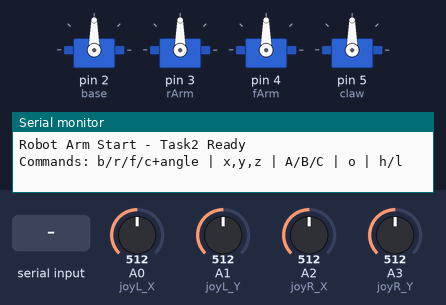
The sketch below on a simulated Arduino Uno, built with avr-gcc and run on an emulated ATmega328P. Shown: 4 × servo, the last lines printed to the serial monitor. Inputs (shaded band) come from the test bench; at power-on: A0 (joyL_X) = 512, A2 (joyR_X) = 512, A1 (joyL_Y) = 512, A3 (joyR_Y) = 512.

Above: at 2.0 s.
2.1 s: A0 (joyL_X) set to 551
3.6 s: A0 (joyL_X) set to 579
At 4.5 s:
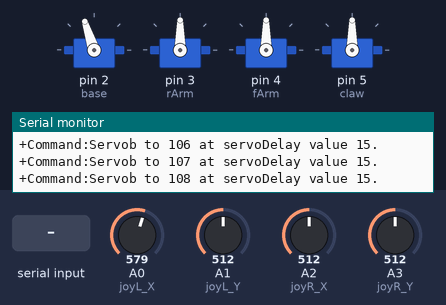
6.6 s: "A" received over Serial
At 6.77 s:
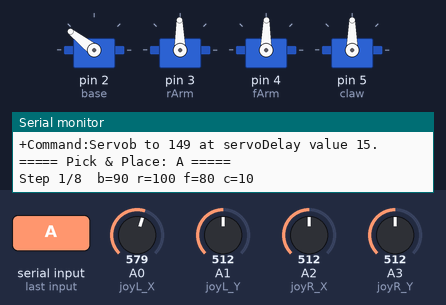
At 9.74 s:
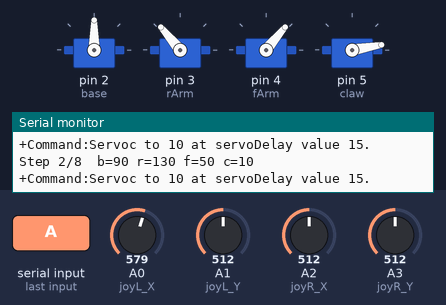
15.6 s: A2 (joyR_X) set to 716
18.6 s: A1 (joyL_Y) set to 548
21.6 s: A1 (joyL_Y) set to 572
At 22.6 s:
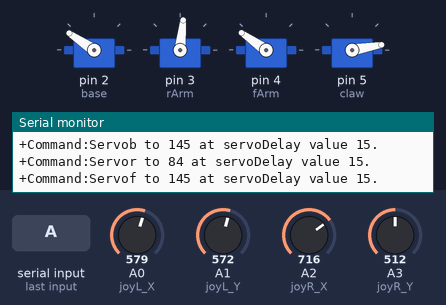
Timing chart, 0 to 27.9 s (numbered marks = the images above; inputs shaded):
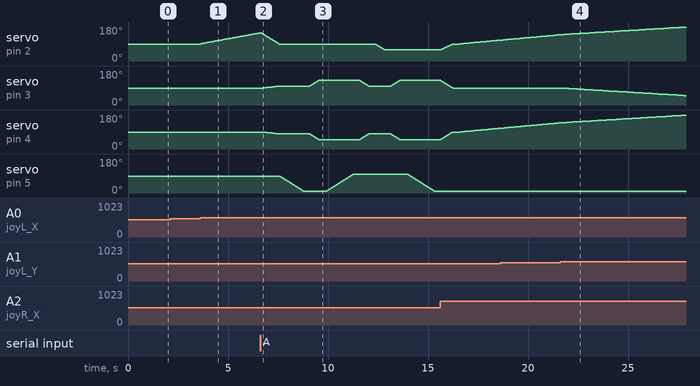

The sketch:

sketch_oct4c.ino
```cpp
#include <Servo.h>     //使用Servo库
Servo base, rArm, fArm, claw;  //创建4个舵机

//存储极限值
const int baseMin = 0;
const int baseMax = 180;
const int rArmMin = 0;
const int rArmMax = 180;
const int fArmMin = 0;
const int fArmMax = 180;
const int clawMin = 0;
const int clawMax = 180;

int DSD = 15;   //默认运动速度，调节运行速度（数值越小越快）

// ====== 摇杆引脚定义 ======
const int joyL_X = A0;   // 左摇杆X → 底座
const int joyL_Y = A1;   // 左摇杆Y → 大臂
const int joyR_X = A2;   // 右摇杆X → 小臂
const int joyR_Y = A3;   // 右摇杆Y → 夹爪

const int joyDeadzone = 50;   // 摇杆死区（中间位置不响应的范围）
const int joyStep = 1;        // 每次摇杆移动的角度步长

// ============================================================
// 任务二：A/B/C 物体搬运动作序列
// 每个数组 8 行 × 4 列
// 列顺序：{底座, 大臂, 小臂, 夹爪}
// 行顺序：1.移到物体上方 2.下降 3.夹爪闭合 4.抬起
//         5.移到放置点上方 6.下降 7.夹爪张开 8.回中
// ⚠️ 角度是占位值，需要实际调试后替换！
// 调试方法：用 b/r/f/c 指令摆好位置，再用 o 查看角度，填到这里
// ============================================================

// 夹爪角度（按最大范围，需要实际调试）
const int clawOpen = 10;    // 夹爪张开角度
const int clawClose = 100;  // 夹爪闭合角度

// ====== 物体A搬运动作（硬币） ======
int actionA[8][4] = {
  { 90, 100, 80, clawOpen},     // 1. 移到A上方
  { 90, 130, 50, clawOpen},     // 2. 下降到A
  { 90, 130, 50, clawClose},    // 3. 夹爪闭合
  { 90, 100, 80, clawClose},    // 4. 抬起
  { 60, 100, 80, clawClose},    // 5. 移到A放置点上方
  { 60, 130, 50, clawClose},    // 6. 下降
  { 60, 130, 50, clawOpen},     // 7. 夹爪张开
  { 90, 90,  90, clawOpen},      // 8. 回中
};

// ====== 物体B搬运动作（笔） ======
int actionB[8][4] = {
  { 70, 100, 80, clawOpen},     // 1. 移到B上方
  { 70, 130, 50, clawOpen},     // 2. 下降到B
  { 70, 130, 50, clawClose},    // 3. 夹爪闭合
  { 70, 100, 80, clawClose},    // 4. 抬起
  { 40, 100, 80, clawClose},    // 5. 移到B放置点上方
  { 40, 130, 50, clawClose},    // 6. 下降
  { 40, 130, 50, clawOpen},     // 7. 夹爪张开
  { 90, 90,  90, clawOpen},      // 8. 回中
};

// ====== 物体C搬运动作（自定义物体） ======
int actionC[8][4] = {
  { 110, 100, 80, clawOpen},    // 1. 移到C上方
  { 110, 130, 50, clawOpen},    // 2. 下降到C
  { 110, 130, 50, clawClose},   // 3. 夹爪闭合
  { 110, 100, 80, clawClose},   // 4. 抬起
  { 120, 100, 80, clawClose},   // 5. 移到C放置点上方
  { 120, 130, 50, clawClose},   // 6. 下降
  { 120, 130, 50, clawOpen},    // 7. 夹爪张开
  { 90, 90,  90, clawOpen},      // 8. 回中
};

void setup() {
  base.attach(2);  //填入你实际接的引脚
  delay(200);
  rArm.attach(3);
  delay(200);
  fArm.attach(4);
  delay(200);
  claw.attach(5);
  delay(200);

  base.write(90);  //初始化
  delay(10);
  fArm.write(90);
  delay(10);
  rArm.write(90);
  delay(10);
  claw.write(90);
  delay(10);

  Serial.begin(9600);
  Serial.println("Robot Arm Start - Task2 Ready");
  Serial.println("Commands: b/r/f/c+angle | x,y,z | A/B/C | o | h/l");
}

// ============================================================
// 舵机指令函数
// servoName: 'b'底座 'r'大臂 'f'小臂 'c'夹爪
// toPos: 目标角度
// servoDelay: 每步延时(ms)
// ============================================================
void servoCmd(char servoName, int toPos, int servoDelay) {
  int fromPos;  // 当前角度
  int i;

  Serial.println("");
  Serial.print("+Command:Servo");
  Serial.print(servoName);
  Serial.print(" to ");
  Serial.print(toPos);
  Serial.print(" at servoDelay value ");
  Serial.print(servoDelay);
  Serial.println(".");

  switch (servoName) {
    case 'b':
      if (toPos < baseMin || toPos > baseMax) {
        Serial.println("+Warning:Base Servo Value Out Of Limit!");
        return;
      }
      fromPos = base.read();
      if (fromPos <= toPos) {
        for (i = fromPos; i <= toPos; i++) { base.write(i); delay(servoDelay); }
      } else {
        for (i = fromPos; i >= toPos; i--) { base.write(i); delay(servoDelay); }
      }
      break;

    case 'c':
      if (toPos < clawMin || toPos > clawMax) {
        Serial.println("+Warning:Claw Servo Value Out Of Limit!");
        return;
      }
      fromPos = claw.read();
      if (fromPos <= toPos) {
        for (i = fromPos; i <= toPos; i++) { claw.write(i); delay(servoDelay); }
      } else {
        for (i = fromPos; i >= toPos; i--) { claw.write(i); delay(servoDelay); }
      }
      break;

    case 'f':
      if (toPos < fArmMin || toPos > fArmMax) {
        Serial.println("+Warning:fArm Servo Value Out Of Limit!");
        return;
      }
      fromPos = fArm.read();
      if (fromPos <= toPos) {
        for (i = fromPos; i <= toPos; i++) { fArm.write(i); delay(servoDelay); }
      } else {
        for (i = fromPos; i >= toPos; i--) { fArm.write(i); delay(servoDelay); }
      }
      break;

    case 'r':
      if (toPos < rArmMin || toPos > rArmMax) {
        Serial.println("+Warning:rArm Servo Value Out Of Limit!");
        return;
      }
      fromPos = rArm.read();
      if (fromPos <= toPos) {
        for (i = fromPos; i <= toPos; i++) { rArm.write(i); delay(servoDelay); }
      } else {
        for (i = fromPos; i >= toPos; i--) { rArm.write(i); delay(servoDelay); }
      }
      break;

    default:
      Serial.println("+Warning:Unknown servo name!");
      break;
  }
}

// ============================================================
// 多舵机协同控制（x,y,z 同步移动）
// x = 底座, y = 大臂, z = 小臂
// ============================================================
void servoSyncCmd(int xTarget, int yTarget, int zTarget, int servoDelay) {
  int fromX = base.read();
  int fromY = rArm.read();
  int fromZ = fArm.read();

  if (xTarget < baseMin || xTarget > baseMax) { Serial.println("+Warning:X Out Of Limit!"); return; }
  if (yTarget < rArmMin || yTarget > rArmMax) { Serial.println("+Warning:Y Out Of Limit!"); return; }
  if (zTarget < fArmMin || zTarget > fArmMax) { Serial.println("+Warning:Z Out Of Limit!"); return; }

  int stepsX = abs(xTarget - fromX);
  int stepsY = abs(yTarget - fromY);
  int stepsZ = abs(zTarget - fromZ);

  int totalSteps = stepsX;
  if (stepsY > totalSteps) totalSteps = stepsY;
  if (stepsZ > totalSteps) totalSteps = stepsZ;

  if (totalSteps == 0) { Serial.println("+Sync: Already at target."); return; }

  for (int i = 1; i <= totalSteps; i++) {
    int posX = fromX + (long)(xTarget - fromX) * i / totalSteps;
    int posY = fromY + (long)(yTarget - fromY) * i / totalSteps;
    int posZ = fromZ + (long)(zTarget - fromZ) * i / totalSteps;
    base.write(posX);
    rArm.write(posY);
    fArm.write(posZ);
    delay(servoDelay);
  }
}

// ============================================================
// 任务二：物体搬运函数
// action: 8行4列的二维数组，每行是一个阶段的4个舵机角度
// 顺序：{底座, 大臂, 小臂, 夹爪}
// ============================================================
void pickAndPlace(int action[8][4], const char* name) {
  Serial.println("");
  Serial.print("===== Pick & Place: ");
  Serial.print(name);
  Serial.println(" =====");

  for (int step = 0; step < 8; step++) {
    Serial.print("Step ");
    Serial.print(step + 1);
    Serial.print("/8  b=");
    Serial.print(action[step][0]);
    Serial.print(" r=");
    Serial.print(action[step][1]);
    Serial.print(" f=");
    Serial.print(action[step][2]);
    Serial.print(" c=");
    Serial.println(action[step][3]);

    // 用 servoSyncCmd 同步移动底座、大臂、小臂
    servoSyncCmd(action[step][0], action[step][1], action[step][2], DSD);

    // 夹爪单独控制（夹爪动作要和三个舵机分开，避免同时动影响抓取）
    servoCmd('c', action[step][3], DSD);

    delay(300);  // 每个阶段之间停300ms
  }

  Serial.println("===== Pick & Place Done =====");
  Serial.println("");
}

// ============================================================
// 解析串口指令
// ============================================================
void armDataCmd(char serialCmd) {
  // 多舵机协同指令：x10,y30,z20
  if (serialCmd == 'x') {
    int xVal = Serial.parseInt();
    Serial.read(); Serial.read();
    int yVal = Serial.parseInt();
    Serial.read(); Serial.read();
    int zVal = Serial.parseInt();
    servoSyncCmd(xVal, yVal, zVal, DSD);
  }
  // 单舵机指令：b/c/f/r + 数字
  else if (serialCmd == 'b' || serialCmd == 'c' || serialCmd == 'f' || serialCmd == 'r') {
    int servoData = Serial.parseInt();
    servoCmd(serialCmd, servoData, DSD);
  }
  // 任务二：物体搬运指令
  else if (serialCmd == 'A') {
    pickAndPlace(actionA, "A");
  }
  else if (serialCmd == 'B') {
    pickAndPlace(actionB, "B");
  }
  else if (serialCmd == 'C') {
    pickAndPlace(actionC, "C");
  }
  // 其他单字符指令
  else {
    switch (serialCmd) {
      case 'o':
        Serial.println("--- Status ---");
        Serial.print("Base: ");  Serial.println(base.read());
        Serial.print("rArm: ");  Serial.println(rArm.read());
        Serial.print("fArm: ");  Serial.println(fArm.read());
        Serial.print("Claw: ");  Serial.println(claw.read());
        Serial.println("--------------");
        break;

      case 'h':
        if (DSD > 1) DSD--;
        Serial.print("Speed up, DSD = ");
        Serial.println(DSD);
        break;

      case 'l':
        if (DSD < 50) DSD++;
        Serial.print("Speed down, DSD = ");
        Serial.println(DSD);
        break;

      default:
        Serial.println("Unknown command");
        break;
    }
  }
}

// ============================================================
// 摇杆控制函数
// ============================================================
void joyBaseControl() {
  int joyVal = analogRead(joyL_X);
  int currentPos = base.read();
  int targetPos = currentPos;
  if (joyVal > 512 + joyDeadzone) { targetPos = currentPos + joyStep; if (targetPos > baseMax) targetPos = baseMax; }
  else if (joyVal < 512 - joyDeadzone) { targetPos = currentPos - joyStep; if (targetPos < baseMin) targetPos = baseMin; }
  if (targetPos != currentPos) servoCmd('b', targetPos, DSD);
}

void joyRArmControl() {
  int joyVal = analogRead(joyL_Y);
  int currentPos = rArm.read();
  int targetPos = currentPos;
  if (joyVal > 512 + joyDeadzone) { targetPos = currentPos - joyStep; if (targetPos < rArmMin) targetPos = rArmMin; }
  else if (joyVal < 512 - joyDeadzone) { targetPos = currentPos + joyStep; if (targetPos > rArmMax) targetPos = rArmMax; }
  if (targetPos != currentPos) servoCmd('r', targetPos, DSD);
}

void joyFArmControl() {
  int joyVal = analogRead(joyR_X);
  int currentPos = fArm.read();
  int targetPos = currentPos;
  if (joyVal > 512 + joyDeadzone) { targetPos = currentPos + joyStep; if (targetPos > fArmMax) targetPos = fArmMax; }
  else if (joyVal < 512 - joyDeadzone) { targetPos = currentPos - joyStep; if (targetPos < fArmMin) targetPos = fArmMin; }
  if (targetPos != currentPos) servoCmd('f', targetPos, DSD);
}

void joyClawControl() {
  int joyVal = analogRead(joyR_Y);
  int currentPos = claw.read();
  int targetPos = currentPos;
  if (joyVal > 512 + joyDeadzone) { targetPos = currentPos + joyStep; if (targetPos > clawMax) targetPos = clawMax; }
  else if (joyVal < 512 - joyDeadzone) { targetPos = currentPos - joyStep; if (targetPos < clawMin) targetPos = clawMin; }
  if (targetPos != currentPos) servoCmd('c', targetPos, DSD);
}

void joystickControl() {
  joyBaseControl();
  joyRArmControl();
  joyFArmControl();
  joyClawControl();
}

// ============================================================
// 主循环
// ============================================================
void loop() {
  if (Serial.available() > 0) {
    char serialCmd = Serial.read();
    armDataCmd(serialCmd);
  }
  joystickControl();
}
```

Measured:
- the behaviour switches between 562 and 563 on A0 (joyL_X) (found by bisection; images 0 and 1)
- the behaviour switches between 562 and 563 on A1 (joyL_Y) (found by bisection; images 3 and 4)
- after the input at 2.1 s, every drawn part: stays the same
- after the input at 3.6 s, servo on pin 2 (base): moves from 90° to 148° over 2.9 s, starting at once
- after the input at 6.6 s, servo on pin 3 (rArm): 90° → 91° after 0.15 s, → 92° 0.09 s later, → 93° 0.09 s later, → 94° 0.09 s later, … (61 changes in this stretch); servo on pin 4 (fArm): 90° → 89° after 0.15 s, → 88° 0.09 s later, → 87° 0.09 s later, → 86° 0.09 s later, … (61 changes in this stretch)
- after the input at 21.6 s, servo on pin 3 (rArm): moves from 90° to 50° over 6.0 s, starting after 0.12 s
